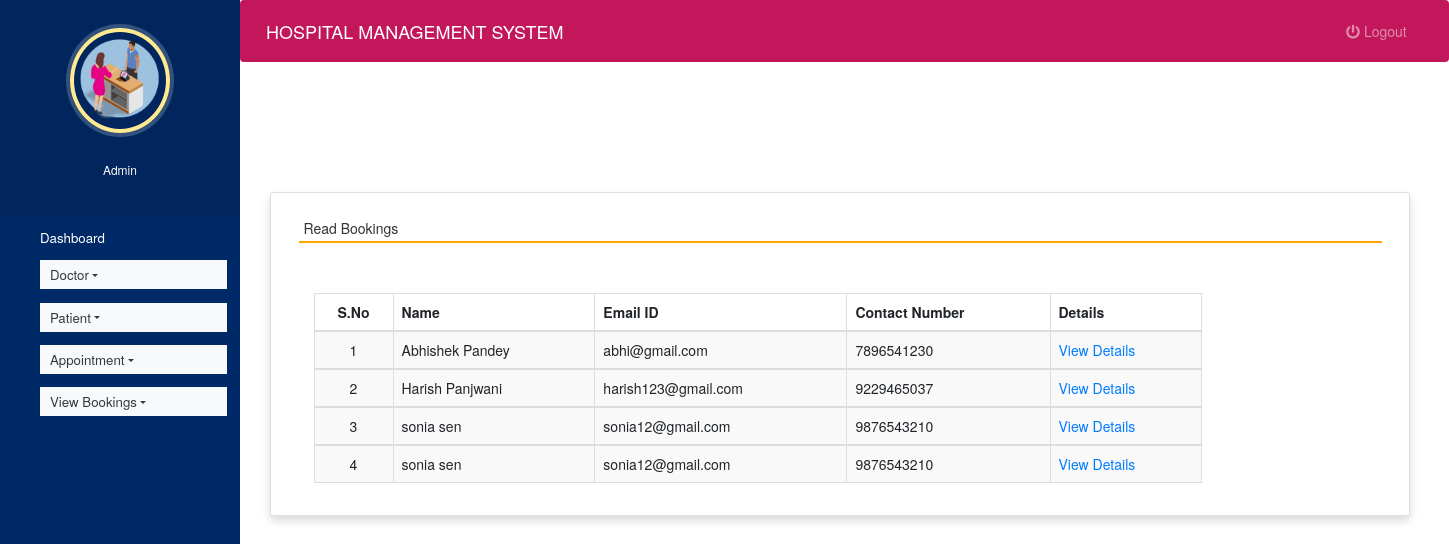
Screenshot of /read_queries (signed in) with the database file from the repository.
### hospitals/models.py (models this page shows, shortened)
class Contact(models.Model):
    name = models.CharField(max_length=100, null=True)
    contact = models.CharField(max_length=15, null=True)
    email = models.CharField(max_length=50, null=True)
    subject = models.CharField(max_length=100, null=True)
    message = models.CharField(max_length=300, null=True)
    msgdate = models.DateField(null=True)
    isread = models.CharField(max_length=10,null=True)

### hospitals/views.py (the view)
# urls.py: path('read_queries', read_queries, name='read_queries'),
def read_queries(request):
    if not request.user.is_authenticated:
        return redirect('login')
    contact = Contact.objects.filter(isread="yes")
    return render(request,'read_queries.html', locals())

### hospitals/templates/read_queries.html (shortened to what this page needs)
{% extends 'admin_nav.html' %}
{% load static %}
{% block content %}
<head>
 <link rel="stylesheet" href="https://maxcdn.bootstrapcdn.com/bootstrap/3.4.1/css/bootstrap.min.css">
  <link rel="stylesheet" href="https://cdnjs.cloudflare.com/ajax/libs/font-awesome/4.7.0/css/font-awesome.min.css">
  <link rel="stylesheet" href="https://use.fontawesome.com/releases/v5.6.3/css/all.css">
</head>
<br><br><br><br>
<div class="container card shadow m-5">
    <div class="card-body">
        <h5 class="p-2" style="border-bottom: 2px solid orange">Read Bookings</h5>
		<div class="container mt-5">
            <table id="example" class="table table-striped table-bordered" style="width:80%">
			<thead>
                                    <tr>
                                        <th class="text-center">S.No</th>
                                        <th class="d-none d-sm-table-cell">Name</th>
                                        <th class="d-none d-sm-table-cell">Email ID</th>
                                        <th class="d-none d-sm-table-cell">Contact Number</th>
                                        <th class="d-none d-sm-table-cell">Details</th>
                                    </tr>
                                </thead>
                                {% for i in contact %}
                                <tbody>
                                    <tr>
                                        <td class="text-center">{{forloop.counter}}</td>
                                        <td class="font-w600">{{i.name}}</td>
                                        <td class="font-w600">{{i.email}}</td>
                                        <td class="font-w600">{{i.contact}}</td>
                                        <td class="font-w600"><a href="{% url 'view_queries' i.id %}" class="text-primary">View Details</a></td>
                                    </tr>
                                        {% endfor %}
                                </tbody>
            </table>
        </div>
    </div>
</div>
{% endblock content %}

### hospitals/static/style.css (style rules this page uses)
body { padding-left: 240px; }

### hospitals/templates/admin_nav.html (style rules this page uses)
a:link { text-decoration: none; }
a { color: white; }
body { padding-left: 240px; }

### rows the page displays
Contact: name "Abhishek Pandey", email "abhi@gmail.com", contact "7896541230"
Contact: name "Harish Panjwani", email "harish123@gmail.com", contact "9229465037"
Contact: name "sonia sen", email "sonia12@gmail.com", contact "9876543210"
Contact: name "sonia sen", email "sonia12@gmail.com", contact "9876543210"
